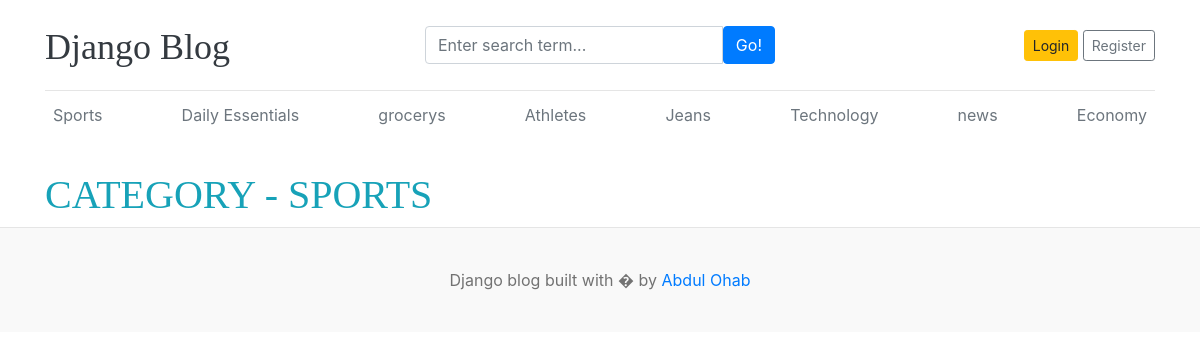
/category/blogs/1/, run on the app's committed database.
### home/models.py (models this page shows)
class Category(models.Model):
    category_name=models.CharField(max_length=50,unique=True)
    created_at=models.DateTimeField(auto_now_add=True)
    updated_at=models.DateTimeField(auto_now=True)
    def __str__(self):
        return self.category_name

### category/views.py (the view)
# urls.py: path('blogs/<int:category_id>/', views.categoryPage ,name='categoryPage'),
def categoryPage(request,category_id):
    posts=Blogs.objects.filter(status=1,category=category_id)
    categories = Category.objects.all()
    try:
        category=Category.objects.get(pk=category_id)
    except Category.DoesNotExist:
        return redirect('homePage')
    context={
        'posts':posts,
        'category':category,
        'categories':categories,
    }
    return render(request, 'category.html',context)

### templates/category.html (shortened to what this page needs)
{% extends 'base.html' %}
{% block content %}
  <h1 class="pt-4 text-uppercase text-bold text-info ">category - {{category}}</h1>
    </div>
{% endblock %}

### templates/header.html (shortened to what this page needs)
{% load static %}
<!DOCTYPE html>
<html lang="en">
<head>
    <link href="https://getbootstrap.com/docs/4.0/dist/css/bootstrap.min.css" rel="stylesheet">
    <link href="{% static 'css/blog.css' %}" rel="stylesheet">
  </head>
<body>
    <div class="container">
      <header class="blog-header py-3">
        <div class="row flex-nowrap justify-content-between align-items-center">
          <div class="col-4 pt-1">
            <a class="blog-header-logo text-dark" href="/">Django Blog</a>
          </div>
          <div class="col-4">
            <form action="{% url 'search' %}" method="GET" >
            <div class="input-group">
                <input class="form-control" type="text" name="keyword" placeholder="Enter search term..." aria-label="Enter search term..." aria-describedby="button-search" />
                <button type="submit" class="btn btn-primary" id="button-search" type="button">Go!</button>
            </div>
        </form>
          </div>
          <div class="col-4 d-flex justify-content-end align-items-center">
            {% if not user.is_authenticated %}
            <a class="btn btn-sm btn-warning" href="{% url 'loginPage'  %}">Login</a> &nbsp;
            <a class="btn btn-sm btn-outline-secondary" href="{% url 'registerPage'   %}">Register</a>
            {% else %}
            <span> you are logged in as {{ user }} </span>
            <span> <a href="{% url 'logoutPage' %}"> Logout </a> </span>
            {% endif %}
          </div>
        </div>
      </header>
      <div class="nav-scroller py-1 mb-2">
        <nav class="nav d-flex justify-content-between ">
          {% for category in categories %}
          <a class="p-2 text-muted  " href="{% url 'categoryPage' category.id  %}"> {{category.category_name}}</a>
          {% endfor %}
        </nav>
      </div>

### static/css/blog.css (style rules this page uses)
.blog-header { border-bottom: 1px solid #e5e5e5; }
.blog-header-logo { font-family: "Playfair Display", Georgia, "Times New Roman", serif; font-size: 2.25rem; }
h1, h2, h3, h4, h5, h6 { font-family: "Playfair Display", Georgia, "Times New Roman", serif; }

### data on the page
Category: category_name "Sports", category_name "SPORTS"
Category: category_name "Daily Essentials"
Category: category_name "grocerys"
Category: category_name "Athletes"
Category: category_name "Jeans"
Category: category_name "Technology"
Category: category_name "news"
Category: category_name "Economy"
